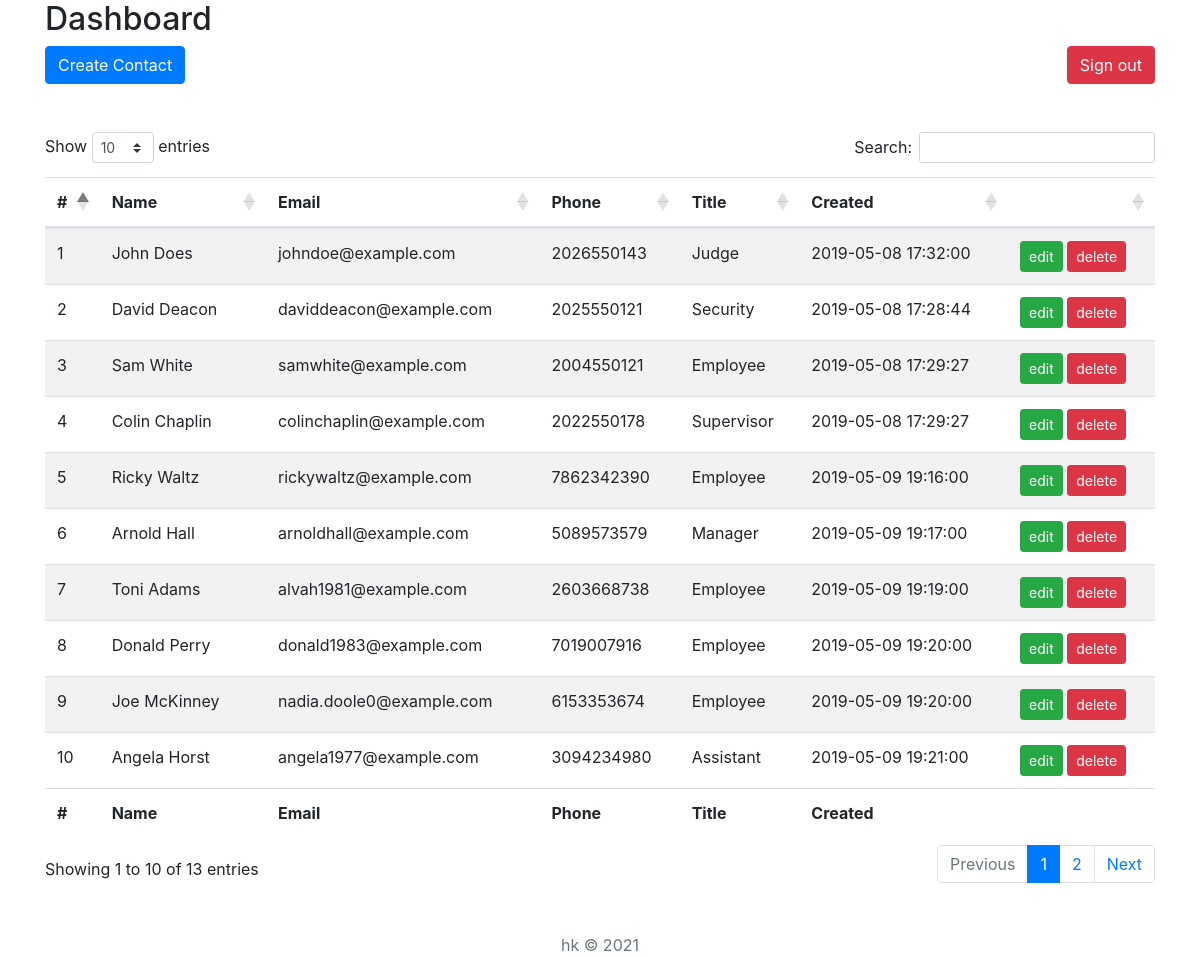
The page / (signed in) on the database its author committed.
### tables this page shows
CREATE TABLE IF NOT EXISTS `contacts` (
  `id` int(11) NOT NULL AUTO_INCREMENT,
  `name` varchar(255) NOT NULL,
  `email` varchar(255) NOT NULL,
  `phone` varchar(255) NOT NULL,
  `title` varchar(255) NOT NULL,
  `created` datetime NOT NULL DEFAULT current_timestamp(),
  PRIMARY KEY (`id`)
);

### index.php (the view, shortened to what this page needs)
<?php
include "functions.php";
if (!isset($_SESSION['user'])) {
    header("location: login.php");
} else {
    $pdo = pdo_connect();
    $stmt = $pdo->prepare('SELECT * FROM contacts');
    $stmt->execute();
    $contacts = $stmt->fetchAll(PDO::FETCH_ASSOC);
?>
    <!DOCTYPE html>
    <html lang="en">
    <head>
        <?= style_script() ?>
    </head>
    <body>
        <div class="container">
            <h2>Dashboard</h2>
            <div class="row">
                <div class="col">
                    <a type="button" class="btn btn-primary create-contact" href="create.php">Create Contact</a>
                    <a type="button" class="btn btn-danger float-right" href="logout.php">Sign out</a>
                </div>
            </div>
            <br><br>
            <div class="row">
                <div class="col">
                    <table class="table table-striped" id="employee">
                        <thead>
                            <tr>
                                <th>#</th>
                                <th>Name</th>
                                <th>Email</th>
                                <th>Phone</th>
                                <th>Title</th>
                                <th>Created</th>
                                <th></th>
                            </tr>
                        </thead>
                        <tbody>
                            <?php foreach ($contacts as $contact) : ?>
                                <tr>
                                    <td><?= $contact['id'] ?></td>
                                    <td><?= $contact['name'] ?></td>
                                    <td><?= $contact['email'] ?></td>
                                    <td><?= $contact['phone'] ?></td>
                                    <td><?= $contact['title'] ?></td>
                                    <td><?= $contact['created'] ?></td>
                                    <td class="actions">
                                        <a type="button" class="btn btn-sm btn-outline btn-success" href="update.php?id=<?= $contact['id'] ?>" class="edit">edit</a>
                                        <a type="button" class="btn btn-sm btn-outline btn-danger" href="delete.php?id=<?= $contact['id'] ?>" class="trash" onclick="return confirm('Are you sure you want to delete this item?');">delete</a>
                                    </td>
                                </tr>
                            <?php endforeach; ?>
                        </tbody>
                        <tfoot>
                            <tr>
                                <th>#</th>
                                <th>Name</th>
                                <th>Email</th>
                                <th>Phone</th>
                                <th>Title</th>
                                <th>Created</th>
                                <th></th>
                            </tr>
                        </tfoot>
                    </table>
                </div>
            </div>
        </div>
        <div class="text-center">
            <p class="mt-5 mb-3 text-muted">hk &copy; 2021</p>
        </div>
    </body>
    </html>
<?php } ?>

### functions.php (shortened to what this page needs)
<?php
function style_script(){
    return '
    <link rel="stylesheet" href="style.css">
    <link rel="stylesheet" href="https://cdn.jsdelivr.net/npm/bootstrap@4.6.0/dist/css/bootstrap.min.css">
    <link rel="stylesheet" href="https://cdn.datatables.net/1.10.20/css/dataTables.bootstrap4.min.css">
    <script src="https://code.jquery.com/jquery-3.5.1.slim.min.js"></script>
    <script src="https://cdn.jsdelivr.net/npm/bootstrap@4.6.0/dist/js/bootstrap.bundle.min.js"></script>
    <script src="https://cdn.datatables.net/1.10.20/js/jquery.dataTables.min.js"></script>
    <script src="https://cdn.datatables.net/1.10.20/js/dataTables.bootstrap4.min.js"></script>';
}

### style.css (style rules this page uses)
html, body { height: 100%; }

### rows shown on the page
contacts: id "1", name "John Does", email "johndoe@example.com", phone "2026550143", title "Judge", created "2019-05-08 17:32:00"
contacts: id "2", name "David Deacon", email "daviddeacon@example.com", phone "2025550121", title "Security", created "2019-05-08 17:28:44"
contacts: id "3", name "Sam White", email "samwhite@example.com", phone "2004550121", title "Employee", created "2019-05-08 17:29:27"
contacts: id "4", name "Colin Chaplin", email "colinchaplin@example.com", phone "2022550178", title "Supervisor", created "2019-05-08 17:29:27"
contacts: id "5", name "Ricky Waltz", email "rickywaltz@example.com", phone "7862342390", title "Employee", created "2019-05-09 19:16:00"
contacts: id "6", name "Arnold Hall", email "arnoldhall@example.com", phone "5089573579", title "Manager", created "2019-05-09 19:17:00"
contacts: id "7", name "Toni Adams", email "alvah1981@example.com", phone "2603668738", title "Employee", created "2019-05-09 19:19:00"
contacts: id "8", name "Donald Perry", email "donald1983@example.com", phone "7019007916", title "Employee", created "2019-05-09 19:20:00"
contacts: id "9", name "Joe McKinney", email "nadia.doole0@example.com", phone "6153353674", title "Employee", created "2019-05-09 19:20:00"
contacts: id "10", name "Angela Horst", email "angela1977@example.com", phone "3094234980", title "Assistant", created "2019-05-09 19:21:00"
